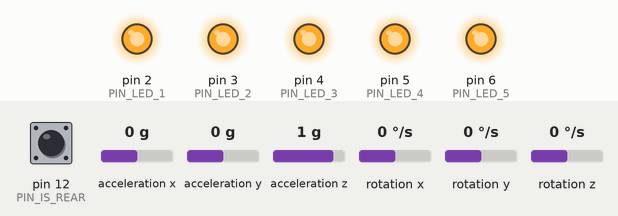
This sketch was run on a simulated Arduino Uno, built with avr-gcc and run on an emulated ATmega328P. Shown: output pins drawn as LEDs (lit = HIGH). The test bench sets the inputs (shaded band); at power-on: pin 12 (PIN_IS_REAR) HIGH, acceleration x 0 g, acceleration y 0 g, acceleration z 1 g, rotation x 0 °/s, rotation y 0 °/s, rotation z 0 °/s. What the sketch prints to the serial monitor is not drawn.

Above: at 3.3 s.
Timing chart, 0 to 6.2 s (numbered marks = the images above):
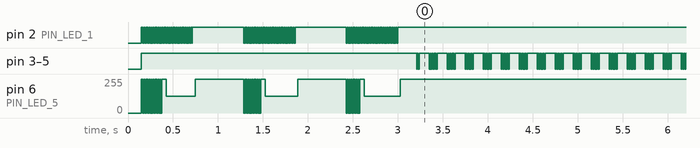

Measured:
- by itself, pin 3 (PIN_LED_2), pin 4 (PIN_LED_3), pin 5 (PIN_LED_4): moves between LOW and HIGH, repeating every 0.20 s

The sketch:

adaptive_bike_lights.ino
```cpp
/*
 * adaptive_bike_lights.ino
 *
 * Written by ENEL300 2019 Group 7:
 *  - Jesse Sheehan <jps111@uclive.ac.nz>
 *  - Will Cowper <@uclive.ac.nz>
 *  - Manu Hamblyn <@uclive.ac.nz>
 *
 * A hardware module to provide indication to other road users about the intentions
 * of the cyclist.
 */

#include "accel.h"
#include "led.h"
#include "utils.h"

static const int update_frequency = 10; // Hz

static unsigned long now, then = 0;

/**
 * Prints some version and author information
 */
void print_prelude(void)
{
  UTILS_PRINTLN_DBG("Adaptive Bike Light System - VisiBIKE");
  UTILS_PRINTLN_DBG("Written by Jesse Sheehan, Will Cowper, Manu Hamblyn");
  UTILS_PRINTLN_DBG("");

  // Print some info
  UTILS_PRINT_DBG("Firmware compiled on ");
  UTILS_PRINT_DBG(__DATE__);
  UTILS_PRINT_DBG(" at ");
  UTILS_PRINT_DBG(__TIME__);
  UTILS_PRINTLN_DBG("");
  UTILS_PRINTLN_DBG("");

}

void setup() {

  // setup the serial port
  Serial.begin(SERIAL_BAUD_RATE);

  print_prelude();

  // setup the utilities module
  utils_init();

  // setup the led module
  led_init(LED_PMOS);

  // give some visual feedback while calibrating the accelerometer
  led_hazard_on();

  // setup the accelerometer module
  accel_init();

  // turn off the hazard lights
  led_hazard_off();

  // print some information to the serial port
  UTILS_PRINTLN_DBG("");
  if (utils_is_front_module()) {
    UTILS_PRINTLN_DBG("Module is configured as front bike light.");
  } else {
    UTILS_PRINTLN_DBG("Module is configured as rear bike light.");
  }

  UTILS_PRINTLN_DBG("");
  UTILS_PRINTLN_DBG("Running main loop...");

  // turn the "headlight" on (this is the brakelight on the rear module)
  led_headlight_on();
}

void loop() {
  now = millis();

  if (now - then >= 1000.0f / update_frequency) {
    accel_update();

    // LEFT LEAN
    if (accel_get_is_leaning_left()) {
      led_indicate_left_on();
    } else {
      led_indicate_left_off();
    }

    // RIGHT LEAN
    if (accel_get_is_leaning_right()) {
      led_indicate_right_on();
    } else {
      led_indicate_right_off();
    }

    // BRAKING
    if (utils_is_rear_module() && accel_get_is_stopping()) {
      led_brakelight_on();
    }

    then = now;
  }
}
```

accel.cpp
```cpp
#include <Arduino.h>
#include <MPU6050_tockn.h>
#include <Wire.h>

#include "accel.h"
#include "hardware.h"
#include "utils.h"

#define GET_ACC_VALUE(acc) ((acc) / 9.80f)
#define MODULE_COEFFICIENT (utils_is_rear_module() ? -1 : 1)

#define NORM_ANGLE(angle) ((angle) < 0 ? (angle) + 360 : (angle))

static const float indicate_angle = 30.0f; // degrees
static const float min_stopping_acc = 5.0f; // m/s^2
static const float upright_angle_tolerance = 45.0f; // degrees

MPU6050 mpu6050(Wire);

void accel_init(void)
{
  UTILS_PRINT_DBG("Initialising accelerometer module... ");

  Wire.begin();
  mpu6050.begin();
  mpu6050.calcGyroOffsets();

  UTILS_PRINTLN_DBG("Done!");
}

void accel_update(void)
{
  mpu6050.update();
}

float accel_get_acc_x(void)
{
  return mpu6050.getAccX();
}

float accel_get_acc_y(void)
{
  return mpu6050.getAccY();
}

float accel_get_acc_z(void)
{
  return mpu6050.getAccZ();
}

float accel_get_gyro_x(void)
{
  return mpu6050.getGyroX();
}

float accel_get_gyro_y(void)
{
  return mpu6050.getGyroY();
}

float accel_get_gyro_z(void)
{
  return mpu6050.getGyroZ();
}

float accel_get_acc_angle_x(void)
{
  return mpu6050.getAccAngleX();
}

float accel_get_acc_angle_y(void)
{
  return mpu6050.getAccAngleY();
}

float accel_get_gyro_angle_x(void)
{
  return mpu6050.getGyroAngleX();
}

float accel_get_gyro_angle_y(void)
{
  return mpu6050.getGyroAngleY();
}

float accel_get_gyro_angle_z(void)
{
  return mpu6050.getGyroAngleZ();
}

float accel_get_angle_x(void)
{
  return mpu6050.getAngleX();
}

float accel_get_angle_y(void)
{
  return mpu6050.getAngleY();
}

float accel_get_angle_z(void)
{
  return mpu6050.getAngleZ();
}

/**
 * Business Logic:
 */

bool accel_get_is_leaning_left(void)
{
  float norm_x = NORM_ANGLE(accel_get_acc_angle_x());

  return (norm_x >= 270) && (accel_get_acc_angle_y() <= -indicate_angle);
}

bool accel_get_is_leaning_right(void)
{
  float norm_x = NORM_ANGLE(accel_get_acc_angle_x());

  return (norm_x >= 270) && (accel_get_acc_angle_y() >= indicate_angle);
}

bool accel_get_is_stopping(void)
{
  return (accel_get_acc_z() < GET_ACC_VALUE(min_stopping_acc) * MODULE_COEFFICIENT) && accel_get_is_upright();
}

bool accel_get_is_upright(void)
{
  return (-90.0f - upright_angle_tolerance) <= accel_get_acc_angle_x() && accel_get_acc_angle_x() <= (-90.0f + upright_angle_tolerance);
}

#undef NORM_ANGLE
#undef GET_ACC_VALUE
#undef MODULE_COEFFICIENT
```

accel.h
```cpp
#ifndef ACCEL_H_
#define ACCEL_H_

#include <stdbool.h>

/**
 * Initialises the accelerometer.
 */
void accel_init(void);

/**
 * Reads the sensor data into memory.
 */
void accel_update(void);

/**
 * Gets the acceleration in the x direction.
 */
float accel_get_acc_x(void);

/**
 * Gets the acceleration in the y direction.
 */
float accel_get_acc_y(void);

/**
 * Gets the acceleration in the z direction.
 */
float accel_get_acc_z(void);

float accel_get_gyro_x(void);

float accel_get_gyro_y(void);

float accel_get_gyro_z(void);

float accel_get_acc_angle_x(void);

float accel_get_acc_angle_y(void);

float accel_get_gyro_angle_x(void);

float accel_get_gyro_angle_y(void);

float accel_get_gyro_angle_z(void);

float accel_get_angle_x(void);

float accel_get_angle_y(void);

float accel_get_angle_z(void);

/**
 * Returns true if the module is leaning left (>= 45 degrees).
 */
bool accel_get_is_leaning_left(void);

/**
 * Returns true if the module is leaning right (>= 45 degrees).
 */
bool accel_get_is_leaning_right(void);

/**
 * Returns true if the module is decelerating.
 */
bool accel_get_is_stopping(void);

/**
 * Returns true if the module is upright (+/- 45 degrees).
 */
bool accel_get_is_upright(void);

#endif
```

accel_test.cpp
```cpp
#include <Arduino.h>
#include <stdbool.h>

#include "accel.h"
#include "accel_test.h"

void accel_test_one(void)
{
  unsigned long then, now;

  while (true) {
    now = millis();

    if (now - then > 2000) {
      accel_update();

      Serial.println("=======================================================");
      Serial.print("accX : ");Serial.print(accel_get_acc_x());
      Serial.print("\taccY : ");Serial.print(accel_get_acc_y());
      Serial.print("\taccZ : ");Serial.println(accel_get_acc_z());

      Serial.print("gyroX : ");Serial.print(accel_get_gyro_x());
      Serial.print("\tgyroY : ");Serial.print(accel_get_gyro_y());
      Serial.print("\tgyroZ : ");Serial.println(accel_get_gyro_z());

      Serial.print("accAngleX : ");Serial.print(accel_get_acc_angle_x());
      Serial.print("\taccAngleY : ");Serial.println(accel_get_acc_angle_y());

      Serial.print("gyroAngleX : ");Serial.print(accel_get_gyro_angle_x());
      Serial.print("\tgyroAngleY : ");Serial.print(accel_get_gyro_angle_y());
      Serial.print("\tgyroAngleZ : ");Serial.println(accel_get_gyro_angle_z());

      Serial.print("angleX : ");Serial.print(accel_get_angle_x());
      Serial.print("\tangleY : ");Serial.print(accel_get_angle_y());
      Serial.print("\tangleZ : ");Serial.println(accel_get_angle_z());
      Serial.println("=======================================================\n");

      then = now;
    }
  }
}

void accel_test_two(void)
{
  unsigned long now, then;

  while (true) {
    now = millis();
    accel_update();

    if (now - then > 200) {
      Serial.print(accel_get_acc_x());
      Serial.print("\t");
      Serial.print(accel_get_acc_y());
      Serial.print("\t");
      Serial.println(accel_get_acc_z());

      then = now;
    }
  }

}

void accel_test_three(void)
{
  unsigned long now, then = 0;

  while (true) {
    now = millis();
    accel_update();

    if (now - then >= 200) {
      Serial.print(accel_get_angle_x());
      Serial.print("\t");
      Serial.print(accel_get_angle_y());
      Serial.print("\t");
      Serial.println(accel_get_angle_z());

      then = now;
    }
  }
}

void accel_test_four(void)
{
  unsigned long now, then = 0;

  while (true) {
    now = millis();
    accel_update();

    if (now - then >= 200) {
      Serial.print(accel_get_gyro_angle_x());
      Serial.print("\t");
      Serial.print(accel_get_gyro_angle_y());
      Serial.print("\t");
      Serial.println(accel_get_gyro_angle_z());

      then = now;
    }
  }
}

void accel_test_five(void)
{
  unsigned long now, then = 0;

  while (true) {
    now = millis();
    accel_update();

    if (now - then >= 200) {
      Serial.print(accel_get_acc_angle_x());
      Serial.print("\t");
      Serial.println(accel_get_acc_angle_y());

      then = now;
    }
  }
}

void accel_test_six(void)
{
  unsigned long now, then = 0;

  while (true) {
    now = millis();
    accel_update();

    if (now - then >= 200) {
      Serial.print(accel_get_gyro_x());
      Serial.print("\t");
      Serial.print(accel_get_gyro_y());
      Serial.print("\t");
      Serial.println(accel_get_gyro_z());

      then = now;
    }
  }
}

void accel_test_seven(void)
{
  unsigned long now, then = 0;

  while (true) {
    now = millis();
    accel_update();

    if (now - then >= 200) {
      Serial.print(accel_get_acc_z());
      Serial.print("\t");
      Serial.print(accel_get_acc_angle_x() + 180.0f);
      Serial.print("\t");
      Serial.print(sin(accel_get_acc_angle_x()) * accel_get_acc_angle_x());
      Serial.print("\t");
      Serial.println(accel_get_acc_z() + cos(accel_get_acc_angle_x()));

      then = now;
    }
  }
}
```

accel_test.h
```cpp
#ifndef ACCEL_TEST_H_
#define ACCEL_TEST_H_

/**
 * Dumps all the accelerometer information to the serial port every second.
 */
void accel_test_one(void);

/**
 * Dumps the acceleration information for the serial plotter.
 */
void accel_test_two(void);

/**
 * Dumps the angle information for the serial plotter.
 */
void accel_test_three(void);

/**
 * Dumps the gyro angle information for the serial plotter.
 */
void accel_test_four(void);

/**
 * Dumps the accelerometer angle information for the serial plotter.
 */
void accel_test_five(void);

/**
 * Dumps the gyro information for the serial plotter.
 */
void accel_test_six(void);

/**
 * Dumps the normalised acceleration information.
 */
void accel_test_seven(void);

#endif
```

hardware.h
```cpp
#ifndef HARDWARE_H_
#define HARDWARE_H_

/*
 * HARDWARE PIN DEFINITIONS
 */
#define PIN_IS_REAR 12

#define PIN_SDA A4
#define PIN_SCL A5

#define PIN_LED_1 2
#define PIN_LED_2 3
#define PIN_LED_3 4
#define PIN_LED_4 5
#define PIN_LED_5 6

#define PIN_SERIAL_TX 0
#define PIN_SERIAL_RX 1

#define PIN_LED_BUILTIN 13

#define IS_DBG true

/*
 * OTHER DEFINITIONS
 */
#define SERIAL_BAUD_RATE 9600

#endif
```

led.h
```cpp
#ifndef LED_H_
#define LED_H_

#include <stdbool.h>

#include "hardware.h"

/**
 * PIN TO LIGHT DEFINITIONS:
 */
#define PINS_INDICATE_LEFT        PIN_LED_1
#define PINS_INDICATE_LEFT_LEN    1

#define PINS_INDICATE_RIGHT       PIN_LED_5
#define PINS_INDICATE_RIGHT_LEN   1

#define PINS_HEADLIGHT            PIN_LED_2, PIN_LED_3, PIN_LED_4
#define PINS_HEADLIGHT_LEN        3

#define PINS_BRAKELIGHT           PINS_HEADLIGHT
#define PINS_BRAKELIGHT_LEN       PINS_HEADLIGHT_LEN

typedef enum {
  LED_NMOS,
  LED_PMOS
} led_mosfet_type;

/**
 * Turns the left indicator on.
 */
void led_indicate_left_on(void);

/**
 * Turns the left indicator off.
 */
void led_indicate_left_off(void);

/**
 * Returns true if the left indicator is on.
 */
bool led_is_indicate_left_on(void);

/**
 * Turns the right indicator on.
 */
void led_indicate_right_on(void);

/**
 * Turns the right indicator off.
 */
void led_indicate_right_off(void);

/**
 * Returns true if the right indicator is on.
 */
bool led_is_indicate_right_on(void);

/**
 * Turns the brakelight on.
 */
void led_brakelight_on(void);

/**
 * Turns the brakelight off.
 */
void led_brakelight_off(void);

/**
 * Returns true if the brakelight is on.
 */
bool led_is_brakelight_on(void);

/**
 * Turns the headlight on.
 */
void led_headlight_on();

/**
 * Turns the headlight off.
 */
void led_headlight_off();

/**
 * Returns true if the headlight is on.
 */
bool led_is_headlight_on();

/**
 * Initialises the LED hardware.
 */
void led_init(led_mosfet_type t);

/**
 * You know what this does.
 */
void led_knightrider(int delay_ms);

/**
 * Forces all LEDs on with 100% duty.
 */
void led_force_all_on(void);

/**
 * Forces all LEDs off.
 */
void led_force_all_off(void);

/**
 * Turns the hazard lights on.
 */
void led_hazard_on(void);

/**
 * Turns the hazard lights off.
 */
void led_hazard_off(void);

#endif
```

led_test.cpp
```cpp
#include <Arduino.h>

#include "led_test.h"
#include "led.h"
#include "utils.h"

void led_test_one(void)
{
  static unsigned long then = 0;
  unsigned long now = millis();
  unsigned long diff = now - then;

  // have to use this method of "delaying" because delay() actually disables interrupts!

  if (diff > 3000) {
    then = now;
    return;
  }

  if (diff > 2500) {
    led_indicate_right_off();
    return;
  }
  if (diff > 2000) {
    led_indicate_right_on();
    return;
  }

  if (diff > 1500) {
    if (utils_is_front_module()) {
        led_headlight_off();
    } else {
        led_brakelight_off();
    }
    return;
  }

  if (diff > 1000) {
    if (utils_is_front_module()) {
        led_headlight_on();
    } else {
        led_brakelight_on();
    }
    return;
  }

  if (diff > 500) {
    led_indicate_left_off();
    return;
  } else {
    led_indicate_left_on();
    return;
  }
}

void led_test_two(void)
{
  led_indicate_left_on();
  led_indicate_right_on();

  while (true) { continue; }
}

void led_test_three(void)
{
  led_indicate_left_on();
  led_indicate_right_on();

  if (utils_is_front_module()) {
      led_headlight_on();
  } else {
      led_brakelight_on();
  }

  while (true) { continue; }
}

void led_test_four(void)
{
  while (true) { led_knightrider(100); }
}

void led_test_five(void)
{
  while (true) {
    if (utils_is_rear_module()) {
      led_brakelight_on();
      led_indicate_left_off();
      led_indicate_right_off();
    } else {
      led_brakelight_off();
      led_indicate_right_on();
      led_indicate_left_on();
    }
  }
}

void led_test_six(void)
{
  led_force_all_on();

  while (true) {
    continue;
  }
}
```

led_test.h
```cpp
#ifndef LED_TEST_H_
#define LED_TEST_H_

/**
   Blinks each bank of leds on and off individually.
*/
void led_test_one(void);

/**
   Hazard lights!
*/
void led_test_two(void);

/**
   Ouch! Bright headlights or tail lights!!!
*/
void led_test_three(void);

/**
   An easter egg?
*/
void led_test_four(void);

/**
 * Tests the is rear? jumper
 */
void led_test_five(void);

/**
 * Full on, 100% duty.
 */
void led_test_six(void);

#endif
```

main_test.cpp
```cpp
#include <Arduino.h>

#include "led.h"
#include "accel.h"
#include "utils.h"

#include "main_test.h"

void main_test_one(void)
{
  unsigned long now, then = 0;

  if (utils_is_front_module()) {
    Serial.println("Module is configured as front bike light.");
  } else {
    Serial.println("Module is configured as rear bike light.");
  }

  Serial.println("Running main loop...");

  led_headlight_on();

  while (true) {
    // update the accelerometer every 200 ms
    now = millis();

    if (now - then >= 200) {
      accel_update();

      // LEFT LEAN
      if (accel_get_is_leaning_left()) {
        led_indicate_left_on();
      } else {
        led_indicate_left_off();
      }

      // RIGHT LEAN
      if (accel_get_is_leaning_right()) {
        led_indicate_right_on();
      } else {
        led_indicate_right_off();
      }

      // BRAKING
      if (utils_is_rear_module() && accel_get_is_stopping() && accel_get_is_upright()) {
        led_brakelight_on();
      }

      then = now;
    }
  }
}
```

main_test.h
```cpp
#ifndef MAIN_TEST_H
#define MAIN_TEST_H

void main_test_one(void);

#endif
```

utils.cpp
```cpp
#include <Arduino.h>

#include "hardware.h"
#include "utils.h"

bool utils_is_rear_module(void)
{
  return digitalRead(PIN_IS_REAR) == LOW;
}

bool utils_is_front_module(void)
{
  return digitalRead(PIN_IS_REAR) == HIGH;
}

void utils_init(void)
{
  UTILS_PRINT_DBG("Initialising utils module... ");

  pinMode(PIN_IS_REAR, INPUT_PULLUP);

  UTILS_PRINTLN_DBG("Done!");
}
```

utils.h
```cpp
#ifndef UTILS_H_
#define UTILS_H_

#include <stdbool.h>

#include "hardware.h"

// define some printing functions that depend on the presence
// of the debug flag
#if IS_DBG
  #define UTILS_PRINT_DBG(str) Serial.print(str)
  #define UTILS_PRINTLN_DBG(str) Serial.println(str)
#else
  #define UTILS_PRINT_DBG(str) __asm__("nop\n\t")
  #define UTILS_PRINTLN_DBG(str) __asm__("nop\n\t")
#endif

/**
 * Returns true if this is a rear module.
 */
bool utils_is_rear_module(void);

/**
 * Returns true if this is a front module.
 */
bool utils_is_front_module(void);

/**
 * Initialises the utility functions.
 */
void utils_init(void);

#endif
```

Source omitted: led.cpp (8252 bytes)
